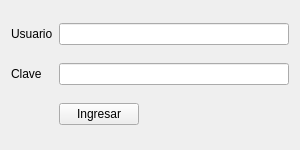
<?xml version="1.0" encoding="UTF-8"?>
<ui version="4.0">
 <class>Login</class>
 <widget class="QWidget" name="Login">
  <property name="geometry">
   <rect>
    <x>0</x>
    <y>0</y>
    <width>300</width>
    <height>150</height>
   </rect>
  </property>
  <property name="minimumSize">
   <size>
    <width>300</width>
    <height>150</height>
   </size>
  </property>
  <property name="maximumSize">
   <size>
    <width>450</width>
    <height>200</height>
   </size>
  </property>
  <property name="windowTitle">
   <string>Login</string>
  </property>
  <layout class="QGridLayout" name="gridLayout">
   <item row="2" column="1">
    <widget class="QPushButton" name="pbValidar">
     <property name="focusPolicy">
      <enum>Qt::NoFocus</enum>
     </property>
     <property name="text">
      <string>Ingresar</string>
     </property>
    </widget>
   </item>
   <item row="1" column="0">
    <widget class="QLabel" name="lClave">
     <property name="text">
      <string>Clave</string>
     </property>
    </widget>
   </item>
   <item row="0" column="0">
    <widget class="QLabel" name="lUsuario">
     <property name="text">
      <string>Usuario</string>
     </property>
    </widget>
   </item>
   <item row="2" column="2">
    <spacer name="horizontalSpacer">
     <property name="orientation">
      <enum>Qt::Horizontal</enum>
     </property>
     <property name="sizeHint" stdset="0">
      <size>
       <width>40</width>
       <height>20</height>
      </size>
     </property>
    </spacer>
   </item>
   <item row="1" column="1" colspan="2">
    <widget class="QLineEdit" name="leClave">
     <property name="echoMode">
      <enum>QLineEdit::Password</enum>
     </property>
    </widget>
   </item>
   <item row="0" column="1" colspan="2">
    <widget class="QLineEdit" name="leUsuario"/>
   </item>
  </layout>
 </widget>
 <tabstops>
  <tabstop>leUsuario</tabstop>
  <tabstop>leClave</tabstop>
 </tabstops>
 <resources/>
 <connections/>
</ui>
